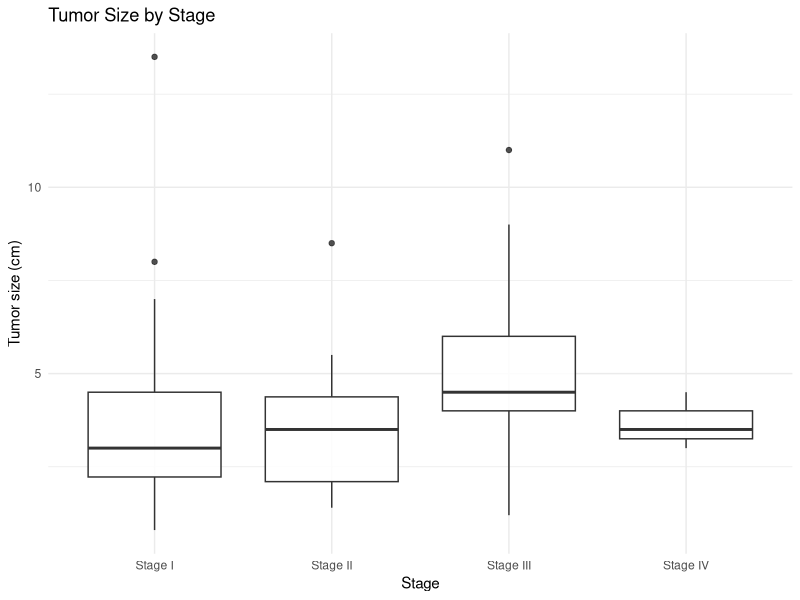
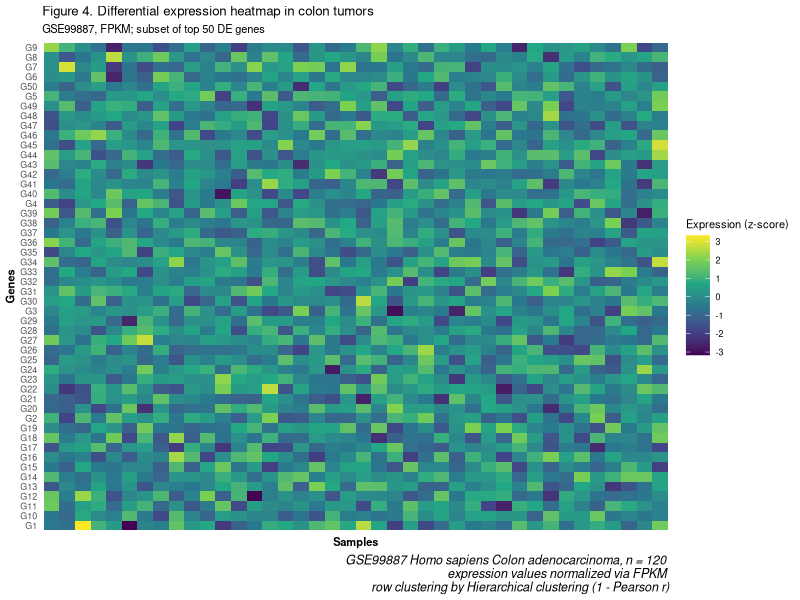

The R source for these figures, in order:
## ---- chunk 1
#| fig-width: 8
#| fig-height: 9

library(tidyverse)

ucec <- read_csv(
  "uterine_cancer_dataset.csv",
  show_col_types = FALSE
) |>
  select(case_id, Age, Stage, Tumor_Size_cm) |>
  filter(!is.na(Age), !is.na(Stage), !is.na(Tumor_Size_cm))

  ggplot(ucec, aes(x = Stage, y = Tumor_Size_cm)) +
  geom_boxplot(alpha = 0.85) +
  theme_minimal() +
  labs(title = "Tumor Size by Stage", x = "Stage", y = "Tumor size (cm)")

## ---- chunk 2
#| fig-width: 8
#| fig-height: 9

library(glue)
library(tidyverse)

dataset_accession <- "GSE99887"
species           <- "Homo sapiens"
tissue            <- "Colon adenocarcinoma"
n_samples         <- 120
norm_method       <- "FPKM"
clust_method      <- "Hierarchical clustering (1 - Pearson r)"

caption_text <- glue(
  "GSE99887 {species} {tissue}, n = {n_samples} \n ",
  "expression values normalized via {norm_method} \n ",
  "row clustering by {clust_method}"
)

heat_df <- expand_grid(
  sample = paste0("S", 1:40),
  gene   = paste0("G", 1:50)
) |>
  mutate(expr = rnorm(n()))

# Simple "heatmap-style" tile plot (for teaching)
p_heat <- ggplot(heat_df, aes(sample, gene, fill = expr)) +
  geom_tile() +
  scale_fill_viridis_c() +
  theme_minimal(base_size = 8) +
  theme(
    axis.text.x   = element_blank(),
    axis.title.x  = element_text(face = "bold"),
    axis.title.y  = element_text(face = "bold"),
    plot.caption  = element_text(size = 9, face = "italic")
  ) +
  labs(
    title   = "Figure 4. Differential expression heatmap in colon tumors",
    subtitle= glue("{dataset_accession}, {norm_method}; subset of top 50 DE genes"),
    x       = "Samples",
    y       = "Genes",
    fill    = "Expression (z-score)",
    caption = caption_text
  )

p_heat


## ---- chunk 3
# Define a server for the Shiny app
function(input, output) {
  
  # Fill in the spot we created for a plot
  output$phonePlot <- renderPlot({
    # Render a barplot
  })
}
## ---- chunk 4
# Define a server for the Shiny app
function(input, output) {
  
  # Fill in the spot we created for a plot
  output$phonePlot <- renderPlot({
    # Render a barplot
  })
}
## ---- chunk 5
#| echo: true
#| message: false
#| warning: false

# Define a server for the Shiny app
function(input, output) {

  # Fill in the spot we created for a plot
  output$phonePlot <- renderPlot({
    # Render a barplot
  })

}
## ---- chunk 6
#| echo: true
#| message: false
#| warning: false

function(input, output) {
  output$phonePlot <- renderPlot({
    # Render a barplot
  })
}
